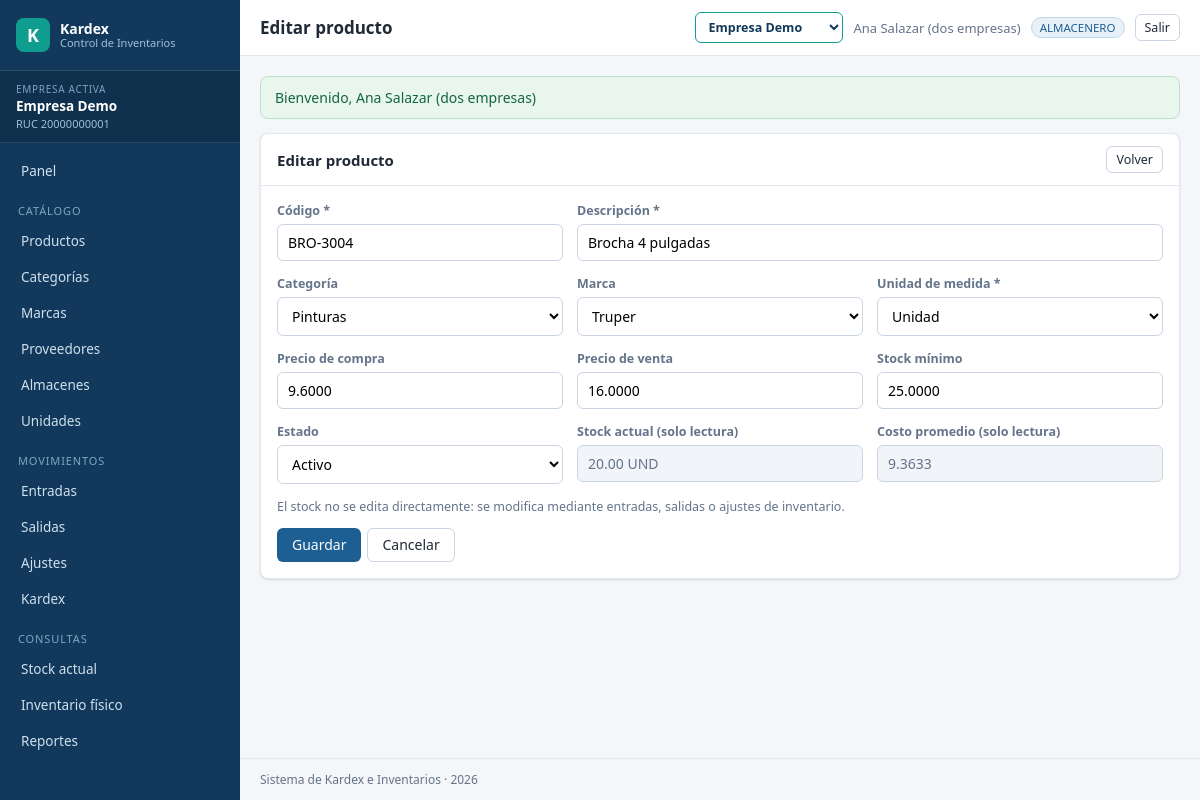
Page /productos.php?a=form&id=13 (signed in) on the committed database.
### tables this page shows
CREATE TABLE empresas (
  id            INT UNSIGNED AUTO_INCREMENT PRIMARY KEY,
  ruc           VARCHAR(20)  NOT NULL UNIQUE,
  razon_social  VARCHAR(180) NOT NULL,
  nombre_corto  VARCHAR(60)  NOT NULL,
  direccion     VARCHAR(255) NULL,
  telefono      VARCHAR(30)  NULL,
  email         VARCHAR(150) NULL,
  moneda        VARCHAR(10)  NOT NULL DEFAULT 'PEN',
  simbolo       VARCHAR(5)   NOT NULL DEFAULT 'S/',
   
   
   
  metodo_valorizacion ENUM('PROMEDIO','PEPS','UEPS') NOT NULL DEFAULT 'PROMEDIO',
   
   
   
   
  ambito_costo  ENUM('GLOBAL','ALMACEN') NOT NULL DEFAULT 'GLOBAL',
  estado        TINYINT(1)   NOT NULL DEFAULT 1,
  creado_en     DATETIME     NOT NULL DEFAULT CURRENT_TIMESTAMP
);

CREATE TABLE usuario_empresa (
  usuario_id  INT UNSIGNED NOT NULL,
  empresa_id  INT UNSIGNED NOT NULL,
  rol_id      INT UNSIGNED NOT NULL,
  por_defecto TINYINT(1)   NOT NULL DEFAULT 0,
  PRIMARY KEY (usuario_id, empresa_id),
  CONSTRAINT fk_ue_usr FOREIGN KEY (usuario_id) REFERENCES usuarios(id) ON DELETE CASCADE,
  CONSTRAINT fk_ue_emp FOREIGN KEY (empresa_id) REFERENCES empresas(id) ON DELETE CASCADE,
  CONSTRAINT fk_ue_rol FOREIGN KEY (rol_id)     REFERENCES roles(id),
  INDEX idx_ue_empresa (empresa_id)
);

CREATE TABLE productos (
  id             INT UNSIGNED AUTO_INCREMENT PRIMARY KEY,
  empresa_id     INT UNSIGNED NOT NULL,
  codigo         VARCHAR(40)  NOT NULL,
  descripcion    VARCHAR(255) NOT NULL,
  categoria_id   INT UNSIGNED NULL,
  marca_id       INT UNSIGNED NULL,
  unidad_id      INT UNSIGNED NOT NULL,
  precio_compra  DECIMAL(14,4) NOT NULL DEFAULT 0,
  precio_venta   DECIMAL(14,4) NOT NULL DEFAULT 0,
  costo_promedio DECIMAL(14,4) NOT NULL DEFAULT 0,
  stock_minimo   DECIMAL(14,4) NOT NULL DEFAULT 0,
  estado         TINYINT(1)   NOT NULL DEFAULT 1,
  creado_en      DATETIME     NOT NULL DEFAULT CURRENT_TIMESTAMP,
  actualizado_en DATETIME     NULL ON UPDATE CURRENT_TIMESTAMP,
  CONSTRAINT fk_prod_emp FOREIGN KEY (empresa_id)   REFERENCES empresas(id),
  CONSTRAINT fk_prod_cat FOREIGN KEY (categoria_id) REFERENCES categorias(id),
  CONSTRAINT fk_prod_mar FOREIGN KEY (marca_id)     REFERENCES marcas(id),
  CONSTRAINT fk_prod_uni FOREIGN KEY (unidad_id)    REFERENCES unidades(id),
  UNIQUE KEY uq_prod_emp_codigo (empresa_id, codigo),
  INDEX idx_prod_desc (descripcion),
  INDEX idx_prod_emp_cat (empresa_id, categoria_id)
);

CREATE TABLE unidades (
  id         INT UNSIGNED AUTO_INCREMENT PRIMARY KEY,
  empresa_id INT UNSIGNED NOT NULL,
  codigo     VARCHAR(10)  NOT NULL,
  nombre     VARCHAR(60)  NOT NULL,
  decimales  TINYINT UNSIGNED NOT NULL DEFAULT 2,
  CONSTRAINT fk_uni_emp FOREIGN KEY (empresa_id) REFERENCES empresas(id),
  UNIQUE KEY uq_uni_emp_codigo (empresa_id, codigo)
);

### views/productos/form.php (the view, shortened to what the rows shown need)
<div class="tarjeta">
  <div class="tarjeta-cab">
    <h2><?= $producto ? 'Editar producto' : 'Nuevo producto' ?></h2>
  </div>
  <form method="post" class="tarjeta-cuerpo">
    <div class="form-grid">
      <div class="campo">
        <label>Código *</label>
        <input type="text" name="codigo" required maxlength="40"
               value="<?= e($producto['codigo'] ?? ($_POST['codigo'] ?? '')) ?>">
      </div>
      <div class="campo" style="grid-column:span 2">
        <label>Descripción *</label>
        <input type="text" name="descripcion" required maxlength="255"
               value="<?= e($producto['descripcion'] ?? ($_POST['descripcion'] ?? '')) ?>">
      </div>
      <div class="campo">
        <label>Categoría</label>
        <select name="categoria_id">
          <?php foreach ($categorias as $id => $nom): ?>
            <option value="<?= $id ?>" <?= (int) ($producto['categoria_id'] ?? 0) === $id ? 'selected' : '' ?>><?= e($nom) ?></option>
          <?php endforeach; ?>
        </select>
      </div>
      <div class="campo">
        <label>Marca</label>
        <select name="marca_id">
          <?php foreach ($marcas as $id => $nom): ?>
            <option value="<?= $id ?>" <?= (int) ($producto['marca_id'] ?? 0) === $id ? 'selected' : '' ?>><?= e($nom) ?></option>
          <?php endforeach; ?>
        </select>
      </div>
      <div class="campo">
        <label>Unidad de medida *</label>
        <select name="unidad_id" required>
          <?php foreach ($unidades as $id => $nom): ?>
            <option value="<?= $id ?>" <?= (int) ($producto['unidad_id'] ?? 0) === $id ? 'selected' : '' ?>><?= e($nom) ?></option>
          <?php endforeach; ?>
        </select>
      </div>
      <div class="campo">
        <label>Precio de compra</label>
        <input type="number" step="0.0001" min="0" name="precio_compra"
               value="<?= e($producto['precio_compra'] ?? '0') ?>">
      </div>
      <div class="campo">
        <label>Precio de venta</label>
        <input type="number" step="0.0001" min="0" name="precio_venta"
               value="<?= e($producto['precio_venta'] ?? '0') ?>">
      </div>
      <div class="campo">
        <label>Stock mínimo</label>
        <input type="number" step="0.0001" min="0" name="stock_minimo"
               value="<?= e($producto['stock_minimo'] ?? '0') ?>">
      </div>
      <div class="campo">
        <label>Estado</label>
        <select name="estado">
          <option value="1" <?= (int) ($producto['estado'] ?? 1) === 1 ? 'selected' : '' ?>>Activo</option>
        </select>
      </div>
      <?php if ($producto): ?>
      <div class="campo">
        <label>Stock actual (solo lectura)</label>
        <input type="text" readonly value="<?= Vista::num($producto['stock_actual']) ?> <?= e($producto['unidad']) ?>">
      </div>
      <div class="campo">
        <label>Costo promedio (solo lectura)</label>
        <input type="text" readonly value="<?= Vista::num($producto['costo_promedio'], 4) ?>">
      </div>
      <?php endif; ?>
    </div>
  </form>
</div>

### views/layout.php (shortened to what the rows shown need)
<!DOCTYPE html>
<html lang="es">
<head>
<link rel="stylesheet" href="<?= url('assets/css/app.css') ?>">
</head>
<body>
<div class="layout">
  <div class="contenedor">
    <header class="topbar">
      <h1><?= e($tituloPagina) ?></h1>
      <div class="usuario-box">
        <?php $misEmpresas = Empresa::delUsuario(Auth::id()); ?>
        <?php if (count($misEmpresas) > 1): ?>
          <select class="selector-empresa" onchange="if(this.value) location.href=this.value">
            <?php foreach ($misEmpresas as $em): ?>
              <option value="<?= url('empresas.php?a=cambiar&id=' . $em['id']) ?>"
                      <?= (int) $em['id'] === Empresa::id() ? 'selected' : '' ?>>
                <?= e($em['nombre_corto']) ?>
              </option>
            <?php endforeach; ?>
          </select>
        <?php endif; ?>
        <span class="usuario-nombre"><?= e(Auth::usuario()['nombres'] ?? '') ?></span>
        <span class="badge"><?= e(Auth::rol()) ?></span>
        <a class="btn btn-sm btn-gris" href="<?= url('logout.php') ?>">Salir</a>
      </div>
    </header>
    <main class="contenido">
      <?= $contenido ?>
    </main>
  </div>
</div>
</body>
</html>

### rows in the picture
empresas: id+nombre_corto "Empresa Demo"
productos: codigo "BRO-3004", descripcion "Brocha 4 pulgadas", categoria_id "Pinturas", marca_id "Truper", unidad_id "Unidad", precio_compra "9.6000", precio_venta "16.0000", stock_minimo "25.0000", estado "Activo", unidad.codigo "20.00 UND", costo_promedio "9.3633"

### other values in the picture
Empresa::nombre() "Empresa Demo"
Empresa::actual()['ruc'] "20000000001"
$tituloPagina "Editar producto"
Auth::usuario()['nombres'] "Ana Salazar (dos empresas)"
Auth::rol() "ALMACENERO"
$f['mensaje'] "Bienvenido, Ana Salazar (dos empresas)"
Config::get('app.nombre') "Sistema de Kardex e Inventarios"
